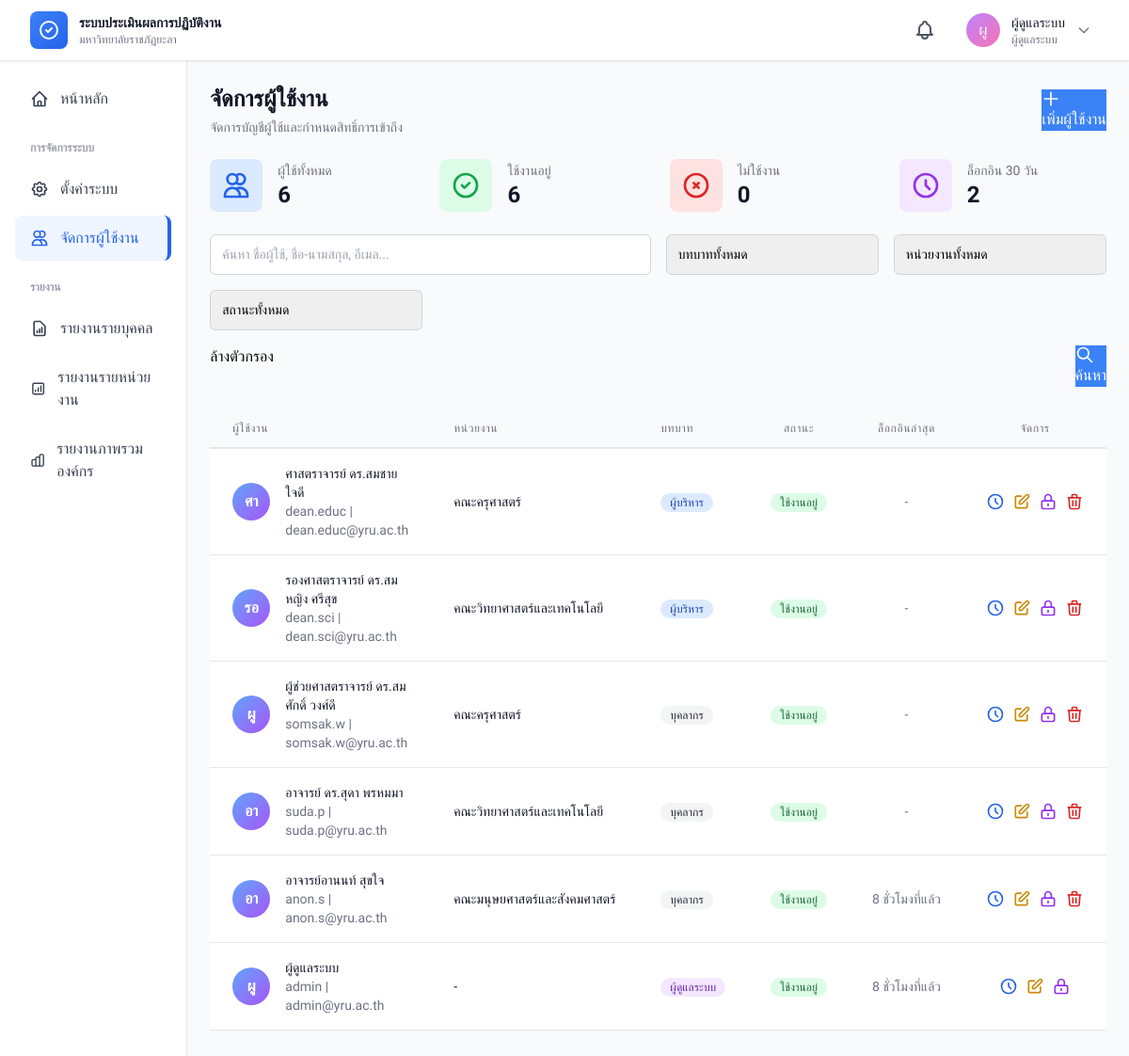
The app's page /modules/users/list.php (signed in) with its own data.
### tables this page shows
CREATE TABLE `users` (
  `user_id` int(11) NOT NULL,
  `username` varchar(50) NOT NULL,
  `password` varchar(255) NOT NULL,
  `email` varchar(100) NOT NULL,
  `full_name_th` varchar(255) NOT NULL,
  `full_name_en` varchar(255) DEFAULT NULL,
  `personnel_type` enum('academic','support','lecturer') NOT NULL,
  `personnel_type_id` int(11) DEFAULT NULL,
  `department_id` int(11) DEFAULT NULL,
  `position` varchar(100) DEFAULT NULL,
  `role` enum('admin','staff','manager') NOT NULL DEFAULT 'staff',
  `is_active` tinyint(1) DEFAULT 1,
  `last_login` datetime DEFAULT NULL,
  `created_at` timestamp NOT NULL DEFAULT current_timestamp(),
  `updated_at` timestamp NOT NULL DEFAULT current_timestamp() ON UPDATE current_timestamp()
);

CREATE TABLE `departments` (
  `department_id` int(11) NOT NULL,
  `department_code` varchar(20) NOT NULL,
  `department_name_th` varchar(255) NOT NULL,
  `department_name_en` varchar(255) DEFAULT NULL,
  `faculty_id` int(11) DEFAULT NULL,
  `head_user_id` int(11) DEFAULT NULL,
  `is_active` tinyint(1) DEFAULT 1,
  `created_at` timestamp NOT NULL DEFAULT current_timestamp()
);

### modules/users/list.php (the view, shortened to what the rows shown need)
<?php
require_once '../../config/app.php';
require_once APP_ROOT . '/config/permission.php';
require_once APP_ROOT . '/includes/functions.php';
$db = getDB();
$page = isset($_GET['page']) ? (int)$_GET['page'] : 1;
$per_page = 20;
$where = ["1=1"];
$params = [];
$where_clause = implode(' AND ', $where);
$stmt = $db->prepare("
    SELECT COUNT(*)
    FROM users u
    WHERE $where_clause
");
$stmt->execute($params);
$total = $stmt->fetchColumn();
$pagination = paginate($total, $page, $per_page);
$stmt = $db->prepare("
    SELECT
        u.*,
        d.department_name_th as department_name,
        pt.type_name_th as type_name
    FROM users u
    LEFT JOIN departments d ON u.department_id = d.department_id
    LEFT JOIN personnel_types pt ON u.personnel_type_id = pt.personnel_type_id
    WHERE $where_clause
    ORDER BY u.created_at DESC
    LIMIT {$pagination['per_page']} OFFSET {$pagination['offset']}
");
$stmt->execute($params);
$users = $stmt->fetchAll();
include APP_ROOT . '/includes/header.php';
?>
<div class="max-w-7xl mx-auto">
    <div class="mb-6">
        <div class="flex items-center justify-between">
            <div>
                <h1 class="text-2xl font-bold text-gray-900">จัดการผู้ใช้งาน</h1>
            </div>
        </div>
    </div>
    <div class="card">
        <div class="card-body">
            <div class="overflow-x-auto">
                <table class="min-w-full divide-y divide-gray-200">
                    <thead class="bg-gray-50">
                        <tr>
                            <th class="px-6 py-3 text-left text-xs font-medium text-gray-500 uppercase">
                                ผู้ใช้งาน
                            </th>
                            <th class="px-6 py-3 text-left text-xs font-medium text-gray-500 uppercase">
                                หน่วยงาน
                            </th>
                            <th class="px-6 py-3 text-left text-xs font-medium text-gray-500 uppercase">
                                บทบาท
                            </th>
                            <th class="px-6 py-3 text-center text-xs font-medium text-gray-500 uppercase">
                                สถานะ
                            </th>
                            <th class="px-6 py-3 text-center text-xs font-medium text-gray-500 uppercase">
                                ล็อกอินล่าสุด
                            </th>
                            <th class="px-6 py-3 text-center text-xs font-medium text-gray-500 uppercase">
                                จัดการ
                            </th>
                        </tr>
                    </thead>
                    <tbody class="bg-white divide-y divide-gray-200">
                        <?php if (empty($users)): ?>
                            <tr>
                                <td colspan="6" class="px-6 py-12 text-center text-gray-500">
                                    <svg class="mx-auto h-12 w-12 text-gray-400" fill="none" stroke="currentColor"
                                        viewBox="0 0 24 24">
                                        <path stroke-linecap="round" stroke-linejoin="round" stroke-width="2"
                                            d="M20 13V6a2 2 0 00-2-2H6a2 2 0 00-2 2v7m16 0v5a2 2 0 01-2 2H6a2 2 0 01-2-2v-5m16 0h-2.586a1 1 0 00-.707.293l-2.414 2.414a1 1 0 01-.707.293h-3.172a1 1 0 01-.707-.293l-2.414-2.414A1 1 0 006.586 13H4" />
                                    </svg>
                                    <p class="mt-2">ไม่พบข้อมูลผู้ใช้งาน</p>
                                </td>
                            </tr>
                        <?php else: ?>
                            <?php foreach ($users as $user): ?>
                                <tr class="hover:bg-gray-50">
                                    <td class="px-6 py-4">
                                        <div class="flex items-center">
                                            <div class="flex-shrink-0 h-10 w-10">
                                                <div
                                                    class="h-10 w-10 rounded-full bg-gradient-to-br from-blue-400 to-purple-500 flex items-center justify-center text-white font-semibold">
                                                    <?php echo mb_substr($user['full_name_th'], 0, 2); ?>
                                                </div>
                                            </div>
                                            <div class="ml-4">
                                                <div class="text-sm font-medium text-gray-900">
                                                    <?php echo e($user['full_name_th']); ?>
                                                </div>
                                                <div class="text-sm text-gray-500">
                                                    <?php echo e($user['username']); ?> | <?php echo e($user['email']); ?>
                                                </div>
                                            </div>
                                        </div>
                                    </td>
                                    <td class="px-6 py-4 whitespace-nowrap text-sm text-gray-900">
                                        <?php echo e($user['department_name'] ?: '-'); ?>
                                    </td>
                                    <td class="px-6 py-4 whitespace-nowrap">
                                        <span class="inline-flex items-center px-2.5 py-0.5 rounded-full text-xs font-medium
                                    <?php
                                    if ($user['role'] === 'admin') echo 'bg-purple-100 text-purple-800';
                                    elseif ($user['role'] === 'manager') echo 'bg-blue-100 text-blue-800';
                                    else echo 'bg-gray-100 text-gray-800';
                                    ?>">
                                            <?php echo e($role_names[$user['role']] ?? $user['role']); ?>
                                        </span>
                                    </td>
                                    <td class="px-6 py-4 whitespace-nowrap text-center">
                                        <span
                                            class="inline-flex items-center px-2.5 py-0.5 rounded-full text-xs font-medium
                                    <?php echo $user['is_active'] ? 'bg-green-100 text-green-800' : 'bg-gray-100 text-gray-800'; ?>">
                                            <?php echo $user['is_active'] ? 'ใช้งานอยู่' : 'ไม่ใช้งาน'; ?>
                                        </span>
                                    </td>
                                    <td class="px-6 py-4 whitespace-nowrap text-center text-sm text-gray-500">
                                        <?php echo $user['last_login'] ? time_ago($user['last_login']) : '-'; ?>
                                    </td>
                                    <td class="px-6 py-4 whitespace-nowrap text-center text-sm font-medium">
                                        <div class="flex items-center justify-center space-x-2">
                                            <?php if (can('users.view')): ?>
                                                <a href="<?php echo url('modules/users/activity-log.php?user_id=' . $user['user_id']); ?>"
                                                    class="text-blue-600 hover:text-blue-900" title="ประวัติการใช้งาน">
                                                    <svg class="w-5 h-5" fill="none" stroke="currentColor" viewBox="0 0 24 24">
                                                        <path stroke-linecap="round" stroke-linejoin="round" stroke-width="2"
                                                            d="M12 8v4l3 3m6-3a9 9 0 11-18 0 9 9 0 0118 0z" />
                                                    </svg>
                                                </a>
                                            <?php endif; ?>
                                            <?php if (can('users.edit')): ?>
                                                <a href="<?php echo url('modules/users/edit.php?id=' . $user['user_id']); ?>"
                                                    class="text-yellow-600 hover:text-yellow-900" title="แก้ไข">
                                                    <svg class="w-5 h-5" fill="none" stroke="currentColor" viewBox="0 0 24 24">
                                                        <path stroke-linecap="round" stroke-linejoin="round" stroke-width="2"
                                                            d="M11 5H6a2 2 0 00-2 2v11a2 2 0 002 2h11a2 2 0 002-2v-5m-1.414-9.414a2 2 0 112.828 2.828L11.828 15H9v-2.828l8.586-8.586z" />
                                                    </svg>
                                                </a>
                                            <?php endif; ?>
                                            <?php if (can('users.manage_permissions')): ?>
                                                <a href="<?php echo url('modules/users/permissions.php?user_id=' . $user['user_id']); ?>"
                                                    class="text-purple-600 hover:text-purple-900" title="จัดการสิทธิ์">
                                                    <svg class="w-5 h-5" fill="none" stroke="currentColor" viewBox="0 0 24 24">
                                                        <path stroke-linecap="round" stroke-linejoin="round" stroke-width="2"
                                                            d="M12 15v2m-6 4h12a2 2 0 002-2v-6a2 2 0 00-2-2H6a2 2 0 00-2 2v6a2 2 0 002 2zm10-10V7a4 4 0 00-8 0v4h8z" />
                                                    </svg>
                                                </a>
                                            <?php endif; ?>
                                            <?php if (can('users.delete') && $user['user_id'] != $current_user['user_id']): ?>
                                                <a href="<?php echo url('modules/users/delete.php?id=' . $user['user_id']); ?>"
                                                    class="text-red-600 hover:text-red-900" title="ลบ"
                                                    onclick="return confirm('คุณแน่ใจหรือไม่ที่จะลบผู้ใช้นี้?')">
                                                    <svg class="w-5 h-5" fill="none" stroke="currentColor" viewBox="0 0 24 24">
                                                        <path stroke-linecap="round" stroke-linejoin="round" stroke-width="2"
                                                            d="M19 7l-.867 12.142A2 2 0 0116.138 21H7.862a2 2 0 01-1.995-1.858L5 7m5 4v6m4-6v6m1-10V4a1 1 0 00-1-1h-4a1 1 0 00-1 1v3M4 7h16" />
                                                    </svg>
                                                </a>
                                            <?php endif; ?>
                                        </div>
                                    </td>
                                </tr>
                            <?php endforeach; ?>
                        <?php endif; ?>
                    </tbody>
                </table>
            </div>
        </div>
    </div>
</div>
<?php include APP_ROOT . '/includes/footer.php'; ?>

### includes/header.php (shortened to what the rows shown need)
<?php
$current_user = $_SESSION['user'] ?? null;
?>
<!DOCTYPE html>
<html lang="th">
<head>
    <script src="https://cdn.tailwindcss.com"></script>
    <link rel="stylesheet" href="<?php echo url('assets/css/tailwind.css'); ?>">
    <link rel="stylesheet" href="<?php echo url('assets/css/custom.css'); ?>">
</head>
<body class="bg-gray-50">
    <nav class="bg-white shadow-sm border-b border-gray-200 sticky top-0 z-50">
        <div class="max-w-7xl mx-auto px-4 sm:px-6 lg:px-8">
            <div class="flex justify-between h-16">
                <?php if ($current_user): ?>
                    <div class="flex items-center space-x-4">
                        <div class="relative">
                            <button id="notification-button" type="button"
                                class="relative p-2 text-gray-600 hover:text-gray-900 hover:bg-gray-100 rounded-lg transition-colors focus:outline-none focus:ring-2 focus:ring-blue-500">
                            </button>
                        </div>
                        <div class="relative" x-data="{ open: false }">
                            <button @click="open = !open"
                                class="flex items-center space-x-3 p-2 hover:bg-gray-100 rounded-lg transition-colors">
                                <div
                                    class="w-9 h-9 bg-gradient-to-br from-purple-400 to-pink-400 rounded-full flex items-center justify-center text-white font-medium">
                                    <?php echo mb_substr($current_user['full_name_th'], 0, 2); ?>
                                </div>
                                <div class="hidden md:block text-left">
                                    <div class="text-sm font-medium text-gray-900">
                                        <?php echo $current_user['full_name_th']; ?></div>
                                    <div class="text-xs text-gray-500">
                                        <?php echo $role_names[$current_user['role']] ?? ''; ?></div>
                                </div>
                                <svg class="w-4 h-4 text-gray-500" fill="none" stroke="currentColor" viewBox="0 0 24 24">
                                    <path stroke-linecap="round" stroke-linejoin="round" stroke-width="2"
                                        d="M19 9l-7 7-7-7" />
                                </svg>
                            </button>
                        </div>
                    </div>
                <?php endif; ?>
            </div>
        </div>
    </nav>
    <div class="min-h-screen">
        <?php if ($current_user): ?>
            <div class="flex">
                <main class="flex-1 p-6">
                <?php else: ?>
                    <main class="container mx-auto px-4 py-8">
                    <?php endif; ?>

### records on screen
users: full_name_th "ผู", full_name_th "ผู้ดูแลระบบ", role "ผู้ดูแลระบบ", username "admin", email "admin@yru.ac.th", department_name "-", is_active "ใช้งานอยู่", last_login "8 ชั่วโมงที่แล้ว"
users: full_name_th "ศา", full_name_th "ศาสตราจารย์ ดร.สมชาย ใจดี", username "dean.educ", email "dean.educ@yru.ac.th", department.department_name_th "คณะครุศาสตร์", role "ผู้บริหาร", is_active "ใช้งานอยู่"
users: full_name_th "รอ", full_name_th "รองศาสตราจารย์ ดร.สมหญิง ศรีสุข", username "dean.sci", email "dean.sci@yru.ac.th", department.department_name_th "คณะวิทยาศาสตร์และเทคโนโลยี", role "ผู้บริหาร", is_active "ใช้งานอยู่"
users: full_name_th "ผู", full_name_th "ผู้ช่วยศาสตราจารย์ ดร.สมศักดิ์ วงศ์ดี", username "somsak.w", email "somsak.w@yru.ac.th", department.department_name_th "คณะครุศาสตร์", role "บุคลากร", is_active "ใช้งานอยู่"
users: full_name_th "อา", full_name_th "อาจารย์ ดร.สุดา พรหมมา", username "suda.p", email "suda.p@yru.ac.th", department.department_name_th "คณะวิทยาศาสตร์และเทคโนโลยี", role "บุคลากร", is_active "ใช้งานอยู่"
users: full_name_th "อา", full_name_th "อาจารย์อานนท์ สุขใจ", username "anon.s", email "anon.s@yru.ac.th", department.department_name_th "คณะมนุษยศาสตร์และสังคมศาสตร์", role "บุคลากร", is_active "ใช้งานอยู่", last_login "8 ชั่วโมงที่แล้ว"

### other values on screen
$stats['total_users'] "6"
$stats['active_users'] "6"
$stats['inactive_users'] "0"
$stats['active_last_30_days'] "2"
